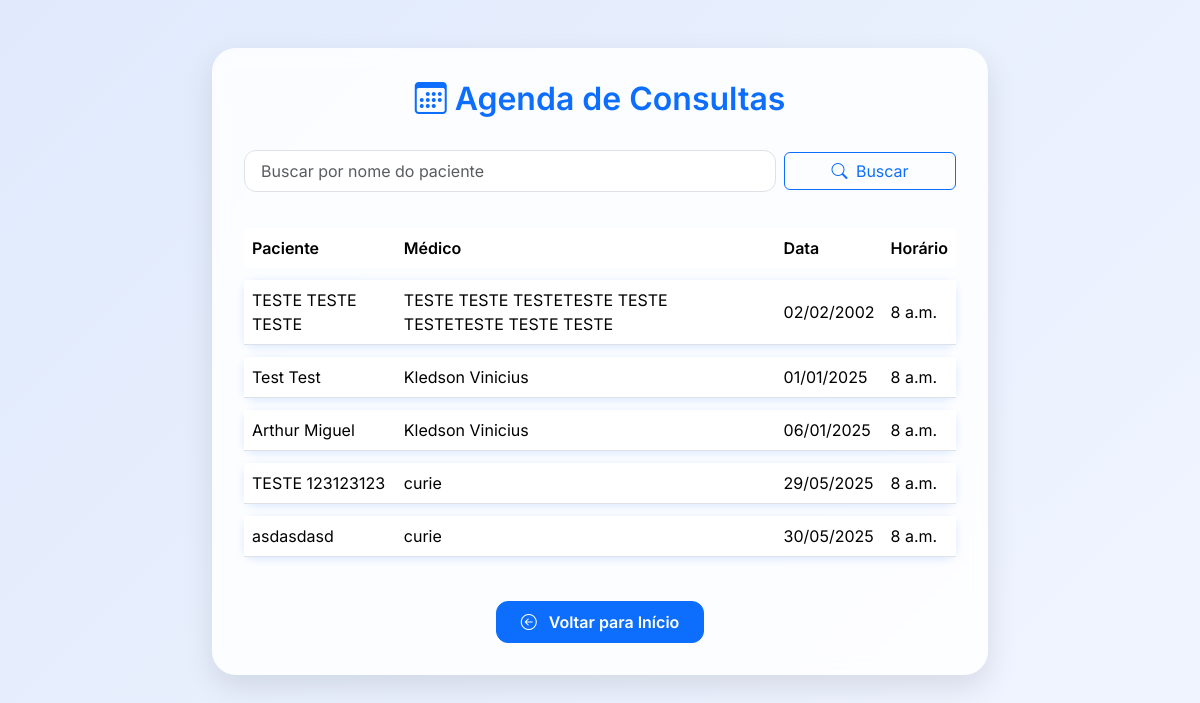
The page /agendamentos/ on the database its author committed.
### core/models.py (models this page shows, shortened)
class Consulta(models.Model):
    paciente = models.CharField(max_length=100)
    medico = models.CharField(max_length=100)
    data = models.DateField()
    horario = models.TimeField()

### core/views.py (the view)
# urls.py: path('agendamentos/', visualizar_agendas, name='visualizar_agendas'),
def visualizar_agendas(request):
    query = request.GET.get("q")
    if query:
        consultas = Consulta.objects.filter(paciente__contains=query)
    else:
        consultas = Consulta.objects.all().order_by('data', 'horario')
    context = {
        'consultas': consultas
    }
    return render(request, 'core/visualizar_agenda.html', context)

### core/templates/core/visualizar_agenda.html (shortened to what this page needs)
{% load static %}
<!DOCTYPE html>
<html lang="pt-br">
  <head>
    <link
      href="https://cdn.jsdelivr.net/npm/bootstrap@5.3.3/dist/css/bootstrap.min.css"
      rel="stylesheet"
    />
    <link
      href="https://cdn.jsdelivr.net/npm/bootstrap-icons@1.10.5/font/bootstrap-icons.css"
      rel="stylesheet"
    />
  </head>
  <body>
    <div class="container col-lg-8 col-md-10 col-sm-12">
      <div class="card-glass">
        <h2><i class="bi bi-calendar3 me-2"></i>Agenda de Consultas</h2>
        <form method="get" class="row g-2 align-items-center mb-4">
          <div class="col-md-9 col-sm-12">
            <input
              type="text"
              name="q"
              value="{{ request.GET.q }}"
              class="form-control"
              placeholder="Buscar por nome do paciente"
              style="padding: 0.5rem 1rem; border-radius: 0.75rem;"
            />
          </div>
          <div class="col-md-3 col-sm-12 d-grid">
            <button type="submit" class="btn btn-outline-primary">
              <i class="bi bi-search me-1"></i> Buscar
            </button>
          </div>
        </form>
        <table class="table align-middle">
          <thead>
            <tr>
              <th>Paciente</th>
              <th>Médico</th>
              <th>Data</th>
              <th>Horário</th>
            </tr>
          </thead>
          <tbody>
            {% for consulta in consultas %}
            <tr>
              <td>{{ consulta.paciente }}</td>
              <td>{{ consulta.medico }}</td>
              <td>{{ consulta.data|date:"d/m/Y" }}</td>
              <td>{{ consulta.horario }}</td>
            </tr>
            {% empty %}
            <tr>
              <td colspan="4" class="text-center text-muted fst-italic">
                Nenhuma consulta agendada.
              </td>
            </tr>
            {% endfor %}
          </tbody>
        </table>
        <a href="/" class="btn btn-primary btn-back">
          <i class="bi bi-arrow-left-circle me-2"></i> Voltar para Início
        </a>
      </div>
    </div>
  </body>
</html>

### core/templates/core/visualizar_agenda.html (style rules this page uses)
body { background: linear-gradient(135deg, #e0eafc, #f1f5ff); font-family: "Inter", sans-serif; min-height: 100vh; display: flex; flex-direction: column; }
.card-glass { background: rgba(255, 255, 255, 0.85); border-radius: 1.5rem; padding: 2rem; box-shadow: 0 12px 30px rgba(0, 0, 0, 0.1); backdrop-filter: blur(8px); margin-top: 3rem; }
h2 { font-weight: 600; margin-bottom: 2rem; text-align: center; color: #0d6efd; }
table { border-collapse: separate; border-spacing: 0 0.75rem; }
thead tr th { border-bottom: none; color: #0d6efd; font-weight: 600; }
tbody tr { background: #ffffffcc; border-radius: 12px; box-shadow: 0 2px 8px rgb(13 110 253 / 0.15); }
tbody tr td { vertical-align: middle; padding: 1rem 1.5rem; }
tbody tr:not(:last-child) { margin-bottom: 0.75rem; }
.btn-back { display: block; width: max-content; margin: 2rem auto 0 auto; padding: 0.5rem 1.5rem; border-radius: 12px; font-weight: 600; }
form input::placeholder { color: #6c757d; }

### rows shown on the page
Consulta: paciente "TESTE TESTE TESTE", medico "TESTE TESTE TESTETESTE TESTE TESTETESTE TESTE TESTE", data "02/02/2002", horario "8 a.m."
Consulta: paciente "Test Test", medico "Kledson Vinicius", data "01/01/2025", horario "8 a.m."
Consulta: paciente "Arthur Miguel", medico "Kledson Vinicius", data "06/01/2025", horario "8 a.m."
Consulta: paciente "TESTE 123123123", medico "curie", data "29/05/2025", horario "8 a.m."
Consulta: paciente "asdasdasd", medico "curie", data "30/05/2025", horario "8 a.m."
